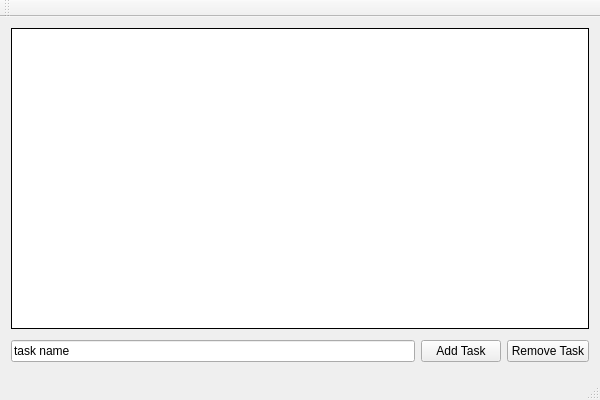
<?xml version="1.0" encoding="UTF-8"?>
<ui version="4.0">
 <class>TestTaskClass</class>
 <widget class="QMainWindow" name="TestTaskClass">
  <property name="geometry">
   <rect>
    <x>0</x>
    <y>0</y>
    <width>600</width>
    <height>400</height>
   </rect>
  </property>
  <property name="windowTitle">
   <string>TestTask</string>
  </property>
  <widget class="QWidget" name="centralWidget">
   <layout class="QVBoxLayout" name="verticalLayout">
    <item>
     <widget class="QListWidget" name="taskList">
      <property name="frameShape">
       <enum>QFrame::Box</enum>
      </property>
      <property name="frameShadow">
       <enum>QFrame::Plain</enum>
      </property>
      <property name="editTriggers">
       <set>QAbstractItemView::DoubleClicked</set>
      </property>
      <property name="selectionMode">
       <enum>QAbstractItemView::MultiSelection</enum>
      </property>
     </widget>
    </item>
    <item>
     <layout class="QGridLayout" name="gridLayout">
      <property name="topMargin">
       <number>5</number>
      </property>
      <property name="bottomMargin">
       <number>5</number>
      </property>
      <item row="0" column="1">
       <widget class="QPushButton" name="addTaskBtn">
        <property name="text">
         <string>Add Task</string>
        </property>
       </widget>
      </item>
      <item row="0" column="0">
       <widget class="QLineEdit" name="taskNameLE">
        <property name="text">
         <string>task name</string>
        </property>
       </widget>
      </item>
      <item row="0" column="2">
       <widget class="QPushButton" name="removeTaskBtn">
        <property name="text">
         <string>Remove Task</string>
        </property>
       </widget>
      </item>
     </layout>
    </item>
   </layout>
  </widget>
  <widget class="QMenuBar" name="menuBar">
   <property name="geometry">
    <rect>
     <x>0</x>
     <y>0</y>
     <width>600</width>
     <height>20</height>
    </rect>
   </property>
  </widget>
  <widget class="QToolBar" name="mainToolBar">
   <attribute name="toolBarArea">
    <enum>TopToolBarArea</enum>
   </attribute>
   <attribute name="toolBarBreak">
    <bool>false</bool>
   </attribute>
  </widget>
  <widget class="QStatusBar" name="statusBar"/>
 </widget>
 <layoutdefault spacing="6" margin="11"/>
 <resources>
  <include location="TestTask.qrc"/>
 </resources>
 <connections/>
</ui>
